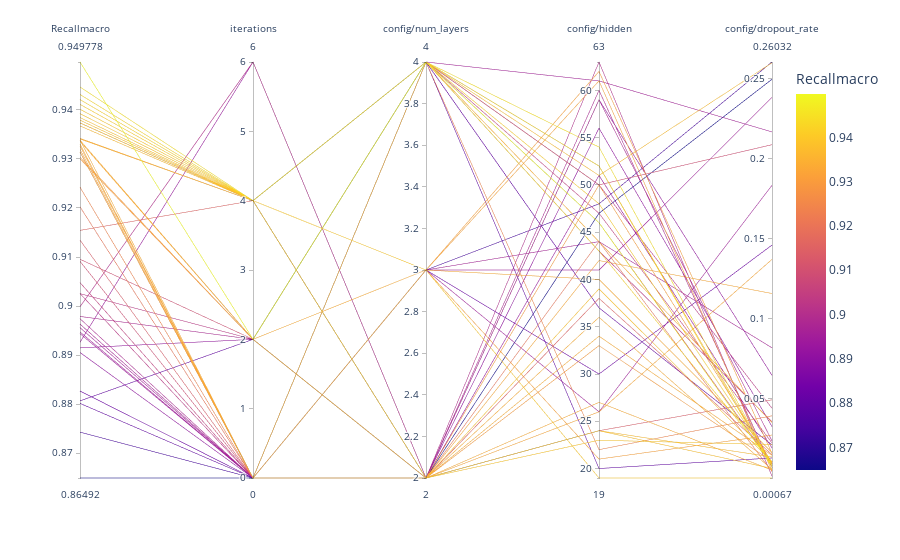

Notebook code for this chart:
### Markdown cell above
Make a parallel plot

### Code cell
px.parallel_coordinates(p, color="Recallmacro")
